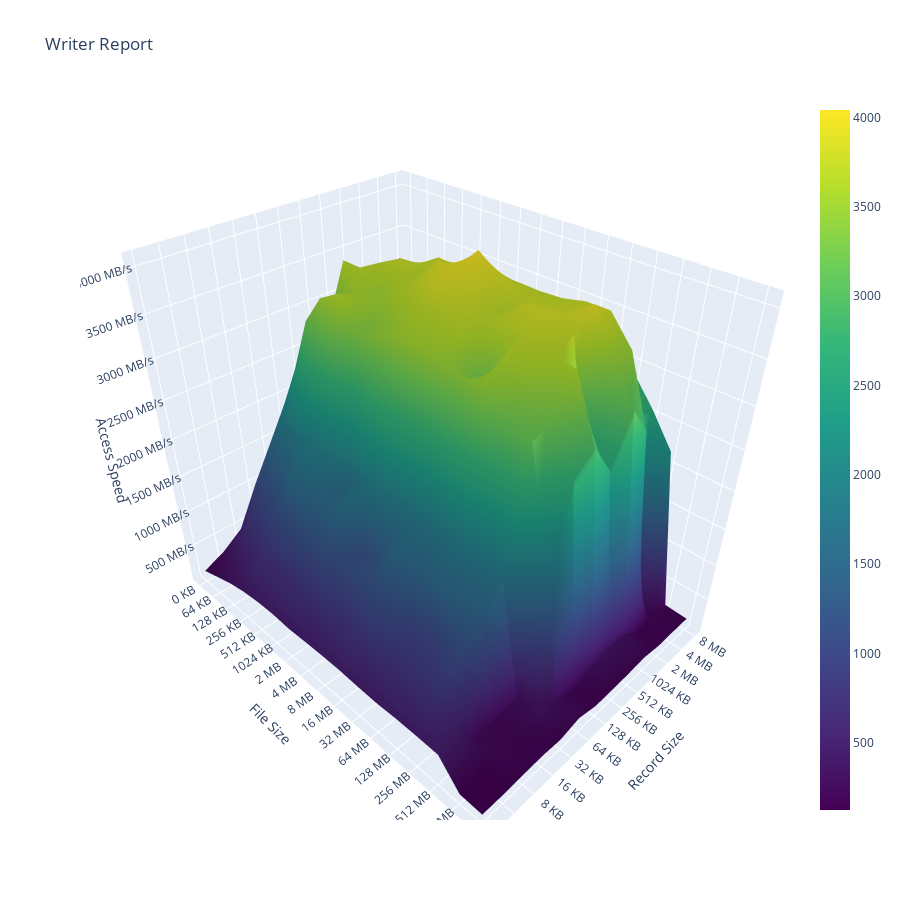

The code cell stored with this chart in its notebook:
### Code cell
writer_report_data = """168002	359926	592827	998622	1392258								
168837	296318	492178	1007629	1471662	1939522							
260187	449112	833776	1254656	1694118	2509882	2872459						
346435	543555	946526	1333173	1821745	3177664	3012719	3710197					
406343	698959	1049138	1646334	1910737	3529706	3458646	3696803	3668386				
440333	711569	1166190	1602358	1838281	3669648	3561619	3500658	3799501	3649381			
451842	744981	1181412	1514337	1556739	3297602	3456849	3647681	3656998	3806071	3470816		
435695	794026	1183316	1625357	1801693	3403367	3535750	3740932	3917958	3796318	3871604	2920552	
451288	771307	1151122	1123660	1912656	3479325	3645826	3879868	3933839	4041417	3696025	3193016	2890554
462753	769096	1182526	1293338	1805015	3534061	3640496	3791230	3835669	3858714	3708471	2969739	2911977
465848	817359	1172673	1581168	1728044	3476879	3666563	3705512	3634614	3761029	3700723	3050883	2911817
452857	783519	1124645	1441174	1772635	3417523	3098266	3698502	3842731	3751349	3715299	3001001	2924531
447087	781441	924366	1514189	1847788	3488555	3639925	3757308	3856639	3772727	3773543	3050844	2880324
462431	779194	973342	1498393	1774336	3127331	3509269	3661817	3749471	3933642	3774707	3024130	2892957
465117	759130	1148793	1395736	1748999	3149906	3243022	3599012	2572902	3359947	3468258	2600641	2569063
461199	434026	210909	216822	264249	1727218	2688973	2897355	2539183	3052973	2691796	267451	2188488
149104	125019	213004	189400	341527	293399	191336	322434	365151	346331	171579	200823	196029
140034	140713	155151	167795	150802	220556	158323	164286	176583	202462	167409	176015	176738
"""
writer_report_fig = plot_report(writer_report_data, 'Writer Report')
writer_report_fig.show()
